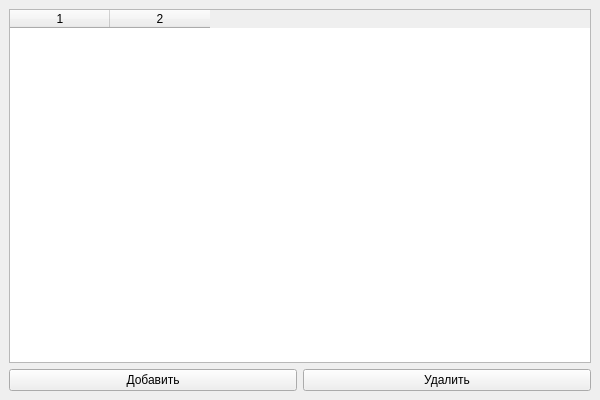
<?xml version="1.0" encoding="UTF-8"?>
<ui version="4.0">
 <class>MainWindow</class>
 <widget class="QMainWindow" name="MainWindow">
  <property name="geometry">
   <rect>
    <x>0</x>
    <y>0</y>
    <width>600</width>
    <height>400</height>
   </rect>
  </property>
  <widget class="QWidget" name="centralwidget">
   <layout class="QVBoxLayout" name="verticalLayout">
    <item>
     <widget class="QTableWidget" name="familyTable">
      <column>
       <width>150</width>
      </column>
      <column>
       <width>150</width>
      </column>
     </widget>
    </item>
    <item>
     <layout class="QHBoxLayout" name="buttonLayout">
      <item>
       <widget class="QPushButton" name="addButton">
        <property name="text">
         <string>Добавить</string>
        </property>
       </widget>
      </item>
      <item>
       <widget class="QPushButton" name="deleteButton">
        <property name="text">
         <string>Удалить</string>
        </property>
       </widget>
      </item>
     </layout>
    </item>
   </layout>
  </widget>
  <resources/>
  <connections/>
 </widget>
 <resources/>
 <connections/>
</ui>
